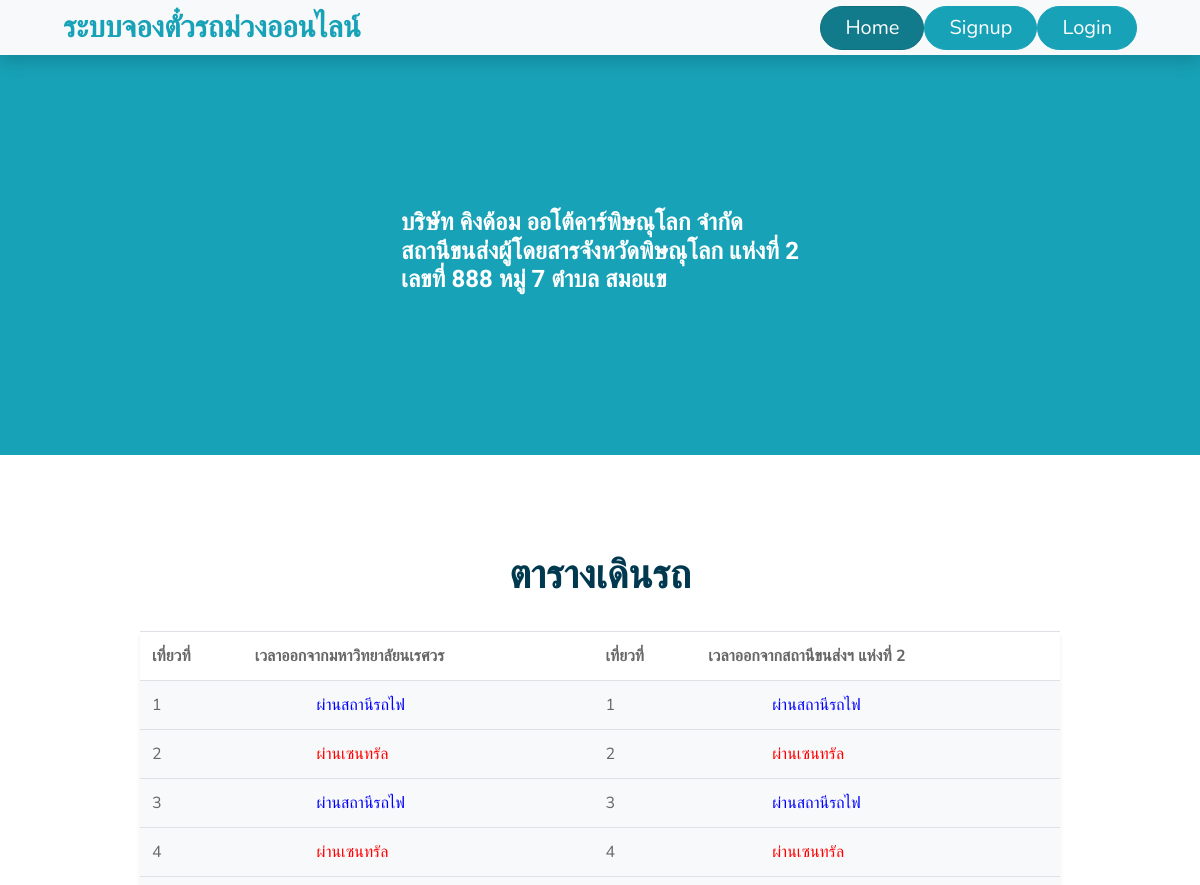
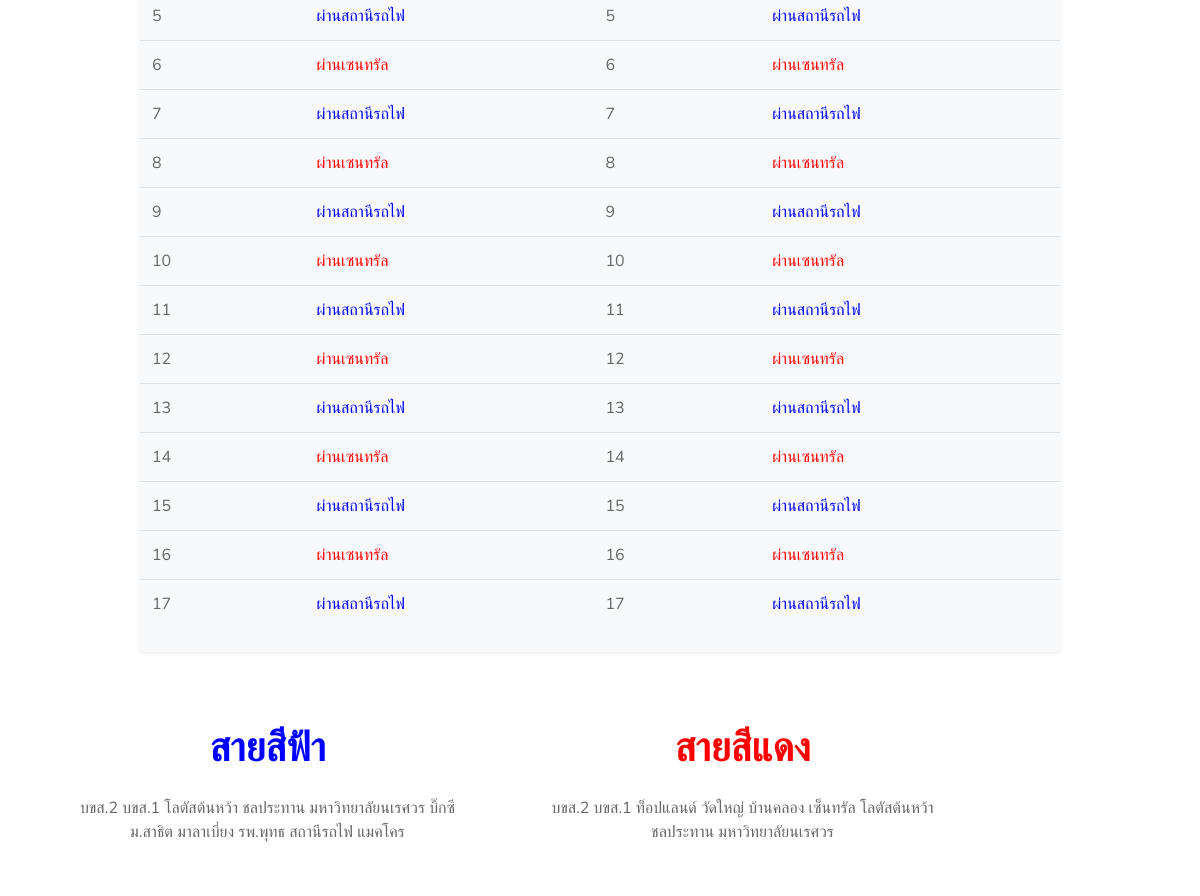
Screenshot of /index1.php with the database file from the repository (2 pictures, top to bottom).
### tables this page shows
CREATE TABLE `departure_time` (
  `time_id` varchar(10) NOT NULL COMMENT 'รหัสเวลา',
  `timeT` varchar(5) NOT NULL COMMENT 'เวลา',
  `route_b_r` varchar(2) NOT NULL COMMENT 'สายรถ',
  `start_NU_TC` varchar(2) NOT NULL COMMENT 'จุดเริ่มต้น'
);

CREATE TABLE `parking_spot` (
  `car_reservation_code` int(3) NOT NULL COMMENT 'รหัสจุดจอดรถ',
  `Parking_place_name` varchar(20) NOT NULL COMMENT 'ชื่อสถานที่จุดจอดรถ',
  `route_b_r` varchar(2) NOT NULL COMMENT 'สายรถ'
);

### index1.php (the view, shortened to what this page needs)
<!DOCTYPE html>
<html lang="en">
<head>
    <link href="https://cdnjs.cloudflare.com/ajax/libs/font-awesome/5.10.0/css/all.min.css" rel="stylesheet">
    <link href="lib/flaticon/font/flaticon.css" rel="stylesheet">
    <link href="lib/owlcarousel/assets/owl.carousel.min.css" rel="stylesheet">
    <link href="lib/lightbox/css/lightbox.min.css" rel="stylesheet">
    <link href="css/style.css" rel="stylesheet">
</head>
<body>
    <div class="container-fluid bg-light position-relative shadow">
        <nav class="navbar navbar-expand-lg bg-light navbar-light py-3 py-lg-0 px-0 px-lg-5">
            <a href="" class="navbar-brand font-weight-bold text-secondary" style="font-size: 30px;">
                <span class="text-primary">ระบบจองตั๋วรถม่วงออนไลน์</span>
            </a>
            <div class="collapse navbar-collapse justify-content-between" id="navbarCollapse">
                <a href="index1.php" class="btn btn-primary px-4 active" style="font-size: 20px;">Home</a>
                <a href="signup.php" class="btn btn-primary px-4" style="font-size: 20px;">Signup</a>
                <a href="login.php" class="btn btn-primary px-4" style="font-size: 20px;">Login</a>
            </div>
        </nav>
    </div>
    <div class="container-fluid bg-primary mb-5">
        <div class="d-flex flex-column align-items-center justify-content-center" style="min-height: 400px">
            <h4 style="color: white;">บริษัท คิงด้อม ออโต้คาร์พิษณุโลก จำกัด <br>
                สถานีขนส่งผู้โดยสารจังหวัดพิษณุโลก แห่งที่ 2 <br>
                เลขที่ 888 หมู่ 7 ตำบล สมอแข</h4>
        </div>
    </div>
    <div class="container-fluid pt-5">
        <div class="container">
            <div class="text-center pb-2">
                <h1 class="mb-4">ตารางเดินรถ</h1>
            </div>
            <div class="row d-flex flex-column align-items-center justify-content-center">
                <div class="col-lg-10 mb-10">
                    <div class="card border-0 bg-light shadow-sm pb-2">
                        <table width='100%' align="center" class="table table-hover">
                        <tr style="background-color: rgb(255, 255, 255);">
                            <th>เที่ยวที่</th>
                            <th colspan="2">เวลาออกจากมหาวิทยาลัยนเรศวร</th>
                            <th>เที่ยวที่</th>
                            <th colspan="2">เวลาออกจากสถานีขนส่งฯ แห่งที่ 2</th>
                        </tr>
                        <?php
                        include('connectdatabase.php');
                        if (!$conn) {
                            die("Connection failed: " . mysqli_connect_error());
                        } else {
                            $sql = "SELECT * FROM `departure_time`";
                            $result = mysqli_query($conn, $sql);
                            if (mysqli_num_rows($result) > 0){
                                $i = 1;
                                while($row = mysqli_fetch_assoc($result)){
                                    $start = str_split($row["start_NU_TC"]);
                                    if ($start[0] == 1){
                                        echo "<tr>";
                                        echo "<td>";
                                        echo $i;
                                        echo "</td>";
                                        echo "<td>";
                                        echo "</td>";
                                        $r = str_split($row["route_b_r"]);
                                        if ($r[0] == 1 ) {
                                            echo "<td style='color:blue'>";
                                            echo "ผ่านสถานีรถไฟ";
                                        }
                                        else{
                                            echo "<td style='color:red'>";
                                            echo "ผ่านเซนทรัล";
                                        }
                                        echo "</td>";
                                    }
                                    if ($start[1] == 1){
                                        echo "<td>";
                                        echo $i;
                                        echo "</td>";
                                        echo "<td>";
                                        echo "</td>";
                                        $r = str_split($row["route_b_r"]);
                                        if ($r[0] == 1 ) {
                                            echo "<td style='color:blue'>";
                                            echo "ผ่านสถานีรถไฟ";
                                        }
                                        else{
                                            echo "<td style='color:red'>";
                                            echo "ผ่านเซนทรัล";
                                        }
                                        echo "</td>";
                                    }
                                    echo "</tr>";
                                    $i = $i+1;
                                }
                            }
                        }
                    ?>
                        </table>
                    </div>
                </div>
            </div>
        </div>
    </div>
    <div class="container-fluid py-5">
        <div class="container">
            <div class="row align-items-center">
            <div class="col-lg-5">
                    <div class="card border-0">
                        <div class="text-center p-4">
                            <h1 class="text-black m-0" style="color: blue;">สายสีฟ้า</h1><br>
                            <?php
                        include('connectdatabase.php');
                        if (!$conn) {
                            die("Connection failed: " . mysqli_connect_error());
                        } else {
                            $sql = "SELECT * FROM `parking_spot`";
                            $result = mysqli_query($conn, $sql);
                            if (mysqli_num_rows($result) > 0){
                                while($row = mysqli_fetch_assoc($result)){
                                    $r = str_split($row["route_b_r"]);
                                        if ($r[0] == 1 ) {
                                            echo $row["Parking_place_name"];
                                        }
                                }
                            }
                        }
                    ?>
                        </div>
                    </div>
                </div>
                <div class="col-lg-5">
                    <div class="card border-0">
                        <div class="text-center p-4">
                            <h1 class="text-black m-0" style="color: red;">สายสีแดง</h1><br>
                            <?php
                            include('connectdatabase.php');
                            if (!$conn) {
                                die("Connection failed: " . mysqli_connect_error());
                            } else {
                                $sql = "SELECT * FROM `parking_spot`";
                                $result = mysqli_query($conn, $sql);
                                if (mysqli_num_rows($result) > 0){
                                    while($row = mysqli_fetch_assoc($result)){
                                        $r = str_split($row["route_b_r"]);
                                            if ($r[1] == 1 ) {
                                                echo $row["Parking_place_name"];
                                            }
                                    }
                                }
                            }
                           ?>
                        </div>
                    </div>
                </div>
            </div>
        </div>
    </div>
</body>
</html>

### rows the page displays
departure_time: route_b_r "ผ่านสถานีรถไฟ"
departure_time: route_b_r "ผ่านเซนทรัล"
departure_time: route_b_r "ผ่านสถานีรถไฟ"
departure_time: route_b_r "ผ่านเซนทรัล"
departure_time: route_b_r "ผ่านสถานีรถไฟ"
departure_time: route_b_r "ผ่านเซนทรัล"
departure_time: route_b_r "ผ่านสถานีรถไฟ"
departure_time: route_b_r "ผ่านเซนทรัล"
departure_time: route_b_r "ผ่านสถานีรถไฟ"
departure_time: route_b_r "ผ่านเซนทรัล"
departure_time: route_b_r "ผ่านสถานีรถไฟ"
departure_time: route_b_r "ผ่านเซนทรัล"
departure_time: route_b_r "ผ่านสถานีรถไฟ"
departure_time: route_b_r "ผ่านเซนทรัล"
departure_time: route_b_r "ผ่านสถานีรถไฟ"
departure_time: route_b_r "ผ่านเซนทรัล"
departure_time: route_b_r "ผ่านสถานีรถไฟ"
parking_spot: Parking_place_name "บขส.2"
parking_spot: Parking_place_name "บขส.1"
parking_spot: Parking_place_name "โลตัสต้นหว้า"
parking_spot: Parking_place_name "ชลประทาน"
parking_spot: Parking_place_name "มหาวิทยาลัยนเรศวร"
parking_spot: Parking_place_name "บิ๊กซี"
parking_spot: Parking_place_name "ม.สาธิต"
parking_spot: Parking_place_name "มาลาเบี่ยง"
parking_spot: Parking_place_name "รพ.พุทธ"
parking_spot: Parking_place_name "สถานีรถไฟ"
parking_spot: Parking_place_name "แมคโคร"
parking_spot: Parking_place_name "ท็อปแลนด์"
parking_spot: Parking_place_name "วัดใหญ่"
parking_spot: Parking_place_name "บ้านคลอง"
parking_spot: Parking_place_name "เซ็นทรัล"
